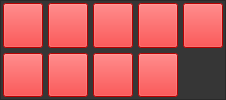
           <widget class="QFrame" name="frame_9">
            <property name="maximumSize">
             <size>
              <width>16777215</width>
              <height>200</height>
             </size>
            </property>
            <property name="styleSheet">
             <string notr="true">background-color:rgb(54, 54, 54)</string>
            </property>
            <property name="frameShape">
             <enum>QFrame::StyledPanel</enum>
            </property>
            <property name="frameShadow">
             <enum>QFrame::Raised</enum>
            </property>
            <layout class="QGridLayout" name="gridLayout_2" rowstretch="0,0">
             <property name="leftMargin">
              <number>2</number>
             </property>
             <property name="topMargin">
              <number>2</number>
             </property>
             <property name="rightMargin">
              <number>2</number>
             </property>
             <property name="bottomMargin">
              <number>2</number>
             </property>
             <property name="spacing">
              <number>5</number>
             </property>
             <item row="0" column="4">
              <widget class="QPushButton" name="pushButton_4">
               <property name="sizePolicy">
                <sizepolicy hsizetype="Preferred" vsizetype="Preferred">
                 <horstretch>0</horstretch>
                 <verstretch>0</verstretch>
                </sizepolicy>
               </property>
               <property name="styleSheet">
                <string notr="true">background-color:rgb(255, 0, 0);
border-image:url(E:/Pycharm/PyQt5/QtDesigner/2023-5/2023-5-14/4.png)</string>
               </property>
               <property name="text">
                <string/>
               </property>
              </widget>
             </item>
             <item row="0" column="3">
              <widget class="QPushButton" name="pushButton_2">
               <property name="sizePolicy">
                <sizepolicy hsizetype="Preferred" vsizetype="Preferred">
                 <horstretch>0</horstretch>
                 <verstretch>0</verstretch>
                </sizepolicy>
               </property>
               <property name="styleSheet">
                <string notr="true">background-color:rgb(255, 0, 0);
border-image:url(E:/Pycharm/PyQt5/QtDesigner/2023-5/2023-5-14/3.png)</string>
               </property>
               <property name="text">
                <string/>
               </property>
              </widget>
             </item>
             <item row="1" column="2">
              <widget class="QPushButton" name="pushButton_7">
               <property name="sizePolicy">
                <sizepolicy hsizetype="Preferred" vsizetype="Preferred">
                 <horstretch>0</horstretch>
                 <verstretch>0</verstretch>
                </sizepolicy>
               </property>
               <property name="styleSheet">
                <string notr="true">background-color:rgb(255, 0, 0);
border-image:url(E:/Pycharm/PyQt5/QtDesigner/2023-5/2023-5-14/7.png)</string>
               </property>
               <property name="text">
                <string/>
               </property>
              </widget>
             </item>
             <item row="1" column="0">
              <widget class="QPushButton" name="pushButton_6">
               <property name="sizePolicy">
                <sizepolicy hsizetype="Preferred" vsizetype="Preferred">
                 <horstretch>0</horstretch>
                 <verstretch>0</verstretch>
                </sizepolicy>
               </property>
               <property name="styleSheet">
                <string notr="true">background-color:rgb(255, 0, 0);
border-image:url(E:/Pycharm/PyQt5/QtDesigner/2023-5/2023-5-14/6.png)</string>
               </property>
               <property name="text">
                <string/>
               </property>
              </widget>
             </item>
             <item row="1" column="3">
              <widget class="QPushButton" name="pushButton_8">
               <property name="enabled">
                <bool>true</bool>
               </property>
               <property name="sizePolicy">
                <sizepolicy hsizetype="Preferred" vsizetype="Preferred">
                 <horstretch>0</horstretch>
                 <verstretch>0</verstretch>
                </sizepolicy>
               </property>
               <property name="styleSheet">
                <string notr="true">background-color:rgb(255, 0, 0);
border-image:url(E:/Pycharm/PyQt5/QtDesigner/2023-5/2023-5-14/8.png)</string>
               </property>
               <property name="text">
                <string/>
               </property>
               <property name="iconSize">
                <size>
                 <width>20</width>
                 <height>20</height>
                </size>
               </property>
              </widget>
             </item>
             <item row="0" column="2">
              <widget class="QPushButton" name="pushButton">
               <property name="sizePolicy">
                <sizepolicy hsizetype="Preferred" vsizetype="Preferred">
                 <horstretch>0</horstretch>
                 <verstretch>0</verstretch>
                </sizepolicy>
               </property>
               <property name="styleSheet">
                <string notr="true">background-color:rgb(255, 0, 0);
border-image:url(E:/Pycharm/PyQt5/QtDesigner/2023-5/2023-5-14/2.png)</string>
               </property>
               <property name="text">
                <string/>
               </property>
              </widget>
             </item>
             <item row="0" column="0">
              <widget class="QPushButton" name="pushButton_3">
               <property name="sizePolicy">
                <sizepolicy hsizetype="Preferred" vsizetype="Preferred">
                 <horstretch>0</horstretch>
                 <verstretch>0</verstretch>
                </sizepolicy>
               </property>
               <property name="styleSheet">
                <string notr="true">background-color:rgb(255, 0, 0);
border-image:url(E:/Pycharm/PyQt5/QtDesigner/2023-5/2023-5-14/1.png)
</string>
               </property>
               <property name="text">
                <string/>
               </property>
              </widget>
             </item>
             <item row="0" column="5">
              <widget class="QPushButton" name="pushButton_5">
               <property name="sizePolicy">
                <sizepolicy hsizetype="Preferred" vsizetype="Preferred">
                 <horstretch>0</horstretch>
                 <verstretch>0</verstretch>
                </sizepolicy>
               </property>
               <property name="styleSheet">
                <string notr="true">background-color:rgb(255, 0, 0);
border-image:url(E:/Pycharm/PyQt5/QtDesigner/2023-5/2023-5-14/5.png)</string>
               </property>
               <property name="text">
                <string/>
               </property>
              </widget>
             </item>
             <item row="1" column="4">
              <widget class="QPushButton" name="pushButton_21">
               <property name="sizePolicy">
                <sizepolicy hsizetype="Preferred" vsizetype="Preferred">
                 <horstretch>0</horstretch>
                 <verstretch>0</verstretch>
                </sizepolicy>
               </property>
               <property name="styleSheet">
                <string notr="true">background-color:rgb(255, 0, 0);
border-image:url(E:/Pycharm/PyQt5/QtDesigner/2023-5/2023-5-14/9.png)</string>
               </property>
               <property name="text">
                <string/>
               </property>
              </widget>
             </item>
            </layout>
           </widget>
